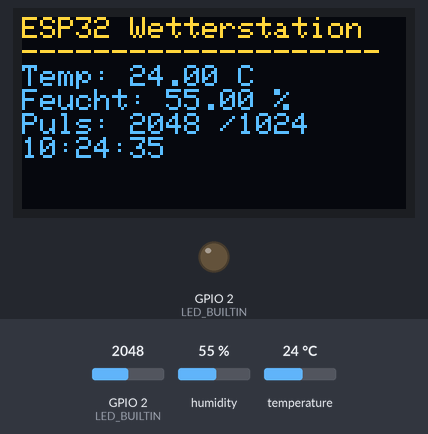
Recording of a sketch running on a simulated ESP32. On the bench: 128×64 one-colour display, output pins drawn as LEDs (lit = HIGH). The test bench sets the inputs (shaded band); at power-on: temperature 24 °C, GPIO 2 (LED_BUILTIN) = 2048, humidity 55 %. The OLED is the two-colour kind (top 16 rows yellow); WiFi joins after 1.5 s; servers stay silent unless stated; the local clock reads 2024-03-15 10:24:30 at power-on unless the sketch sets it; what the sketch prints to the serial monitor is not drawn.

Above: at 5.6 s.
5.7 s: temperature set to 27 °C
At 10.7 s:
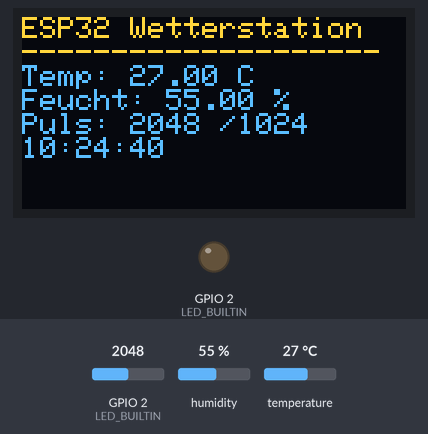
16.5 s: temperature set to 30 °C
At 21.1 s:
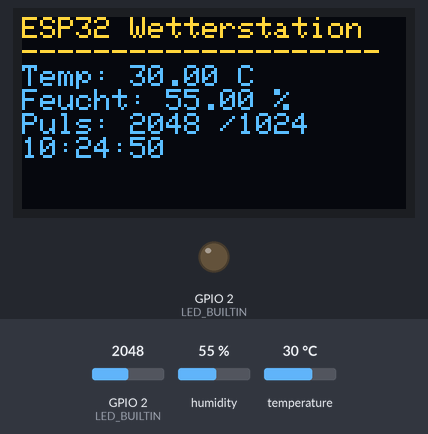
27.0 s: GPIO 2 (LED_BUILTIN) set to 2866
At 31.1 s:
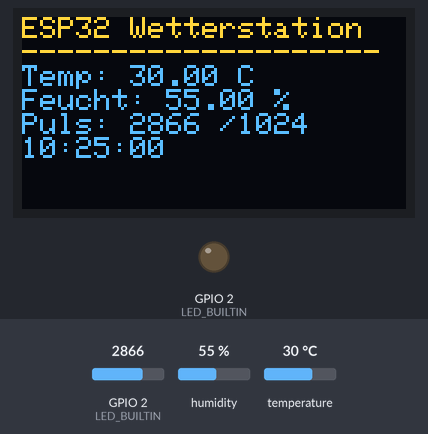
31.7 s: humidity set to 22 %
At 36.1 s:
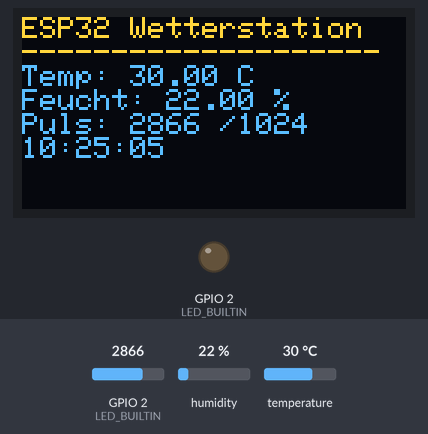
36.7 s: GPIO 2 (LED_BUILTIN) set to 3603
At 41.1 s:
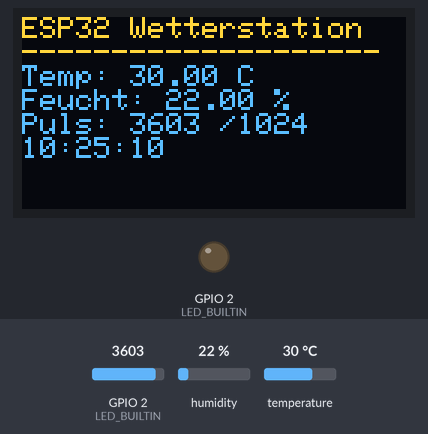
41.7 s: GPIO 2 (LED_BUILTIN) set to 4095
At 46.2 s:
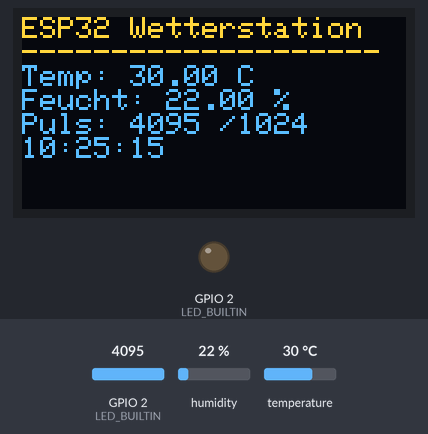
Timing chart, 0 to 47.7 s (numbered marks = the images above; inputs shaded):
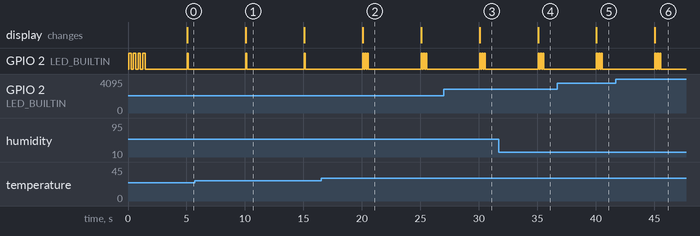

The sketch:

wetterstation.ino
```cpp
#include <WiFi.h>
#include <WebServer.h>
#include <DHT.h>
#include <Wire.h>
#include <Adafruit_GFX.h>
#include <Adafruit_SSD1306.h>
#include <time.h>

// === WLAN ===
const char *ssid = "IOT";
const char *password = "20tgmiot18";

// === DHT11 ===
#define DHTPIN 4
#define DHTTYPE DHT11
DHT dht(DHTPIN, DHTTYPE);

// === OLED ===
#define SCREEN_WIDTH 128
#define SCREEN_HEIGHT 64
#define OLED_RESET -1
Adafruit_SSD1306 display(SCREEN_WIDTH, SCREEN_HEIGHT, &Wire, OLED_RESET);

// === Webserver ===
WebServer server(80);

// === Zeit / NTP ===
const char* ntpServer = "pool.ntp.org";
const long  gmtOffset_sec = 3600;
const int   daylightOffset_sec = 3600;

// === LED Status ===
#define LED_BUILTIN 2
bool ledEnabled = true;

// === Heartbeat Sensor ===
#define HEARTBEAT_PIN 2

struct Messung {
  float temp;
  float hum;
  int pulse;
  String time;
};

#define MAX_HISTORIE 4
Messung history[MAX_HISTORIE];
int historyIndex = 0;

unsigned long lastUpdate = 0;
const unsigned long interval = 5000;

void addMessung(float temp, float hum, int pulse, String time) {
  history[historyIndex] = { temp, hum, pulse, time };
  historyIndex = (historyIndex + 1) % MAX_HISTORIE;
}

String getFormattedTime() {
  struct tm timeinfo;
  if (!getLocalTime(&timeinfo)) {
    return "Zeitfehler";
  }
  char buffer[30];
  strftime(buffer, sizeof(buffer), "%Y-%m-%d %H:%M:%S", &timeinfo);
  return String(buffer);
}

void updateDisplay(float temp, float hum, int pulse, const String& time) {
  display.clearDisplay();
  display.setTextSize(1);
  display.setTextColor(SSD1306_WHITE);
  display.setCursor(0, 0);
  display.println("ESP32 Wetterstation");
  display.println("--------------------");
  display.print("Temp: "); display.print(temp); display.println(" C");
  display.print("Feucht: "); display.print(hum); display.println(" %");
  display.print("Puls: "); display.print(pulse); display.println(" /1024");
  display.println(time.substring(11));
  display.display();
}

void handleRoot() {
  String html = R"rawliteral(
<!DOCTYPE html>
<html lang="de">
<head>
  <meta charset="UTF-8">
  <meta http-equiv="refresh" content="10">
  <title>ESP32 Wetterstation</title>
  <style>
    body {
      font-family: 'Segoe UI', sans-serif;
      background: #eef5f9;
      margin: 0;
      padding: 20px;
      color: #333;
    }
    .container {
      max-width: 600px;
      margin: auto;
      background: #fff;
      padding: 30px;
      border-radius: 15px;
      box-shadow: 0 4px 12px rgba(0,0,0,0.1);
    }
    h1 {
      color: #1976d2;
      margin-bottom: 10px;
    }
    .current {
      font-size: 18px;
      margin-top: 20px;
      background: #e3f2fd;
      padding: 15px;
      border-radius: 10px;
    }
    table {
      width: 100%;
      border-collapse: collapse;
      margin-top: 20px;
      font-size: 15px;
    }
    th, td {
      padding: 10px;
      border-bottom: 1px solid #ccc;
      text-align: center;
    }
    th {
      background-color: #bbdefb;
    }
    tr:nth-child(even) {
      background-color: #f9f9f9;
    }
  </style>
</head>
<body>
  <div class="container">
    <h1>🌤️ ESP32 Wetterstation</h1>
    <div class="current">
)rawliteral";

  int lastIndex = (historyIndex - 1 + MAX_HISTORIE) % MAX_HISTORIE;
  html += "<strong>Temperatur:</strong> " + String(history[lastIndex].temp, 1) + " °C<br>";
  html += "<strong>Feuchtigkeit:</strong> " + String(history[lastIndex].hum, 1) + " %<br>";
  html += "<strong>Puls:</strong> " + String(history[lastIndex].pulse) + " /1024<br>";
  html += "<strong>Zeit:</strong> " + history[lastIndex].time + "</div>";

  html += R"rawliteral(
    <form method="POST" action="/toggleLed">
      <label><input type="checkbox" name="led" onchange="this.form.submit()" )rawliteral";

  if (ledEnabled) html += "checked";

  html += R"rawliteral(> Status-LED aktiv</label>
    </form>
    <h2>Verlauf</h2>
    <table>
      <tr><th>Zeit</th><th>Temp</th><th>Feucht</th><th>Puls</th></tr>
)rawliteral";

  for (int i = 0; i < MAX_HISTORIE; i++) {
    int idx = (historyIndex - 1 - i + MAX_HISTORIE) % MAX_HISTORIE;
    if (history[idx].time != "") {
      html += "<tr><td>" + history[idx].time + "</td><td>" + String(history[idx].temp, 1) +
              " °C</td><td>" + String(history[idx].hum, 1) + " %</td><td>" + String(history[idx].pulse) + "</td></tr>";
    }
  }

  html += "</table></div></body></html>";
  server.send(200, "text/html", html);
}

void setup() {
  Serial.begin(115200);
  dht.begin();

  pinMode(LED_BUILTIN, OUTPUT);
  digitalWrite(LED_BUILTIN, LOW);

  Wire.begin();  // Standard I2C Pins (SDA=21, SCL=22)
  if (!display.begin(SSD1306_SWITCHCAPVCC, 0x3C)) {
    Serial.println("OLED nicht gefunden");
    while (true);
  }

  display.clearDisplay();
  display.display();

  WiFi.begin(ssid, password);
  Serial.print("Verbinde mit WLAN");
  int retry = 0;
  while (WiFi.status() != WL_CONNECTED && retry < 20) {
    digitalWrite(LED_BUILTIN, HIGH); delay(200);
    digitalWrite(LED_BUILTIN, LOW); delay(200);
    retry++;
    Serial.print(".");
  }

  if (WiFi.status() != WL_CONNECTED) {
    Serial.println("\nWLAN-Verbindung fehlgeschlagen!");
    while (true) {
      if (ledEnabled) {
        digitalWrite(LED_BUILTIN, HIGH); delay(100);
        digitalWrite(LED_BUILTIN, LOW); delay(100);
      }
    }
  }

  Serial.println("\nVerbunden!");
  Serial.println(WiFi.localIP());

  configTime(gmtOffset_sec, daylightOffset_sec, ntpServer);

  server.on("/", handleRoot);
  server.on("/toggleLed", HTTP_POST, []() {
    if (server.hasArg("led")) {
      ledEnabled = true;
    } else {
      ledEnabled = false;
      digitalWrite(LED_BUILTIN, LOW);
    }
    server.sendHeader("Location", "/");
    server.send(303);
  });

  server.begin();
  Serial.println("Webserver gestartet");
}

void loop() {
  server.handleClient();

  unsigned long now = millis();
  if (now - lastUpdate >= interval) {
    lastUpdate = now;

    float temp = dht.readTemperature();
    float hum = dht.readHumidity();
    int pulse = analogRead(HEARTBEAT_PIN);
    String time = getFormattedTime();

    if (!isnan(temp) && !isnan(hum)) {
      addMessung(temp, hum, pulse, time);
      updateDisplay(temp, hum, pulse, time);

      // LED Status
      if (ledEnabled) {
        if (temp > 28) {
          for (int i = 0; i < 3; i++) {
            digitalWrite(LED_BUILTIN, HIGH); delay(100);
            digitalWrite(LED_BUILTIN, LOW); delay(100);
          }
        } else {
          digitalWrite(LED_BUILTIN, HIGH); delay(100);
          digitalWrite(LED_BUILTIN, LOW);
        }
      }

      Serial.println("Messung aktualisiert");
    } else {
      Serial.println("Sensorfehler");
    }
  }
}
```

Measured:
- after the input at 27.0 s, the display: changes after 3.0 s (image 3)
- after the input at 31.7 s, the display: changes after 3.3 s (image 4)
- after the input at 36.7 s, the display: changes after 3.3 s (image 5)
- after the input at 41.7 s, the display: changes after 3.3 s (image 6)
- by itself, GPIO 2 (LED_BUILTIN): alternates HIGH for 0.10 s and LOW for 4.9 s
